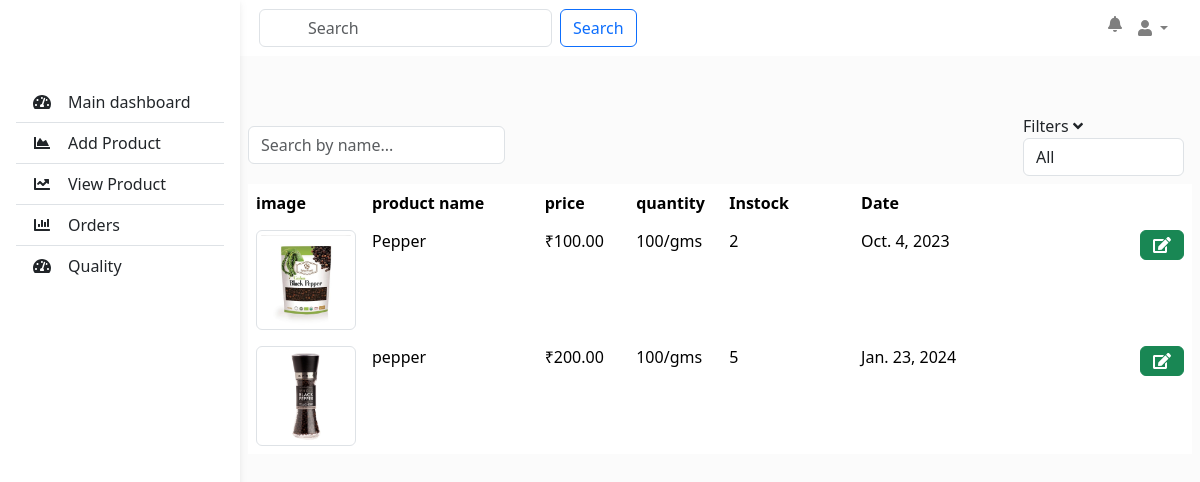
The app's page /seller_product_listing/ (signed in), older data.
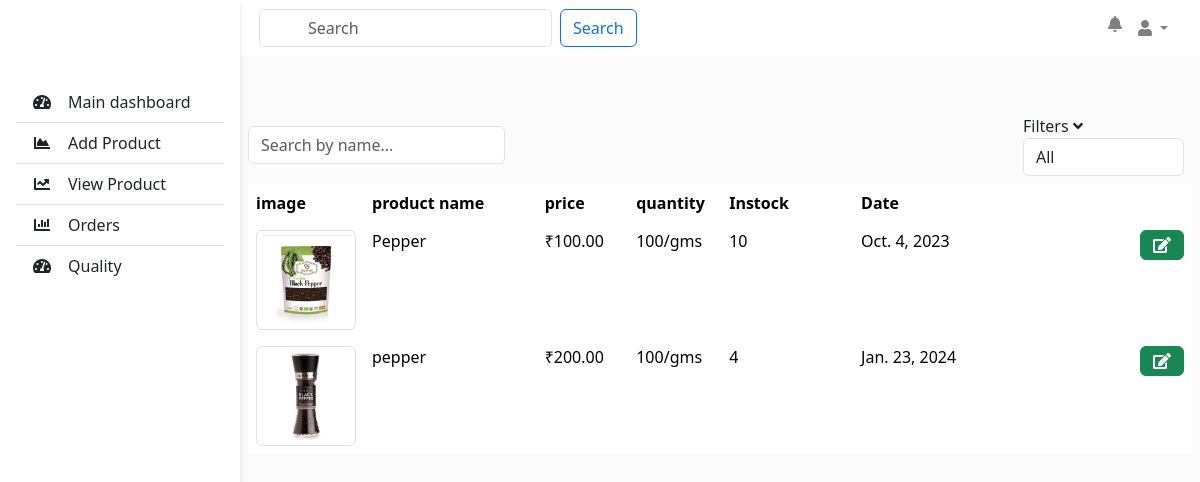
The same page, newer data.
### storeapp/models.py (models this page shows, shortened)
class Product(models.Model):
    product_name = models.CharField(max_length=255,null=True)
    description = models.TextField()
    image = models.ImageField(upload_to='products/', null=True, blank=True)
    quantity_value = models.PositiveIntegerField(default=100,null=True)
    quantity_prefix = models.CharField(max_length=10, choices=[('gms', 'gms'), ('kg', 'kg')], default='gms')
    stock = models.PositiveIntegerField(default=1,null=True)
    price = models.DecimalField(max_digits=10, decimal_places=2,null=True)
    date_added = models.DateField(default=timezone.now)
    brand_name = models.CharField(max_length=255, default="",null=True)
    seller = models.ForeignKey(CustomUser, on_delete=models.CASCADE, null=True, blank=True)
    batch_no=models.CharField(max_length=10,default="",null=True)
    average_rating = models.FloatField(default=0.0)
    STATUS_CHOICES = [
        ('In Stock', 'In Stock'),
        ('Out of Stock', 'Out of Stock'),
    ]
    status = models.CharField(max_length=15, choices=STATUS_CHOICES, default='In Stock')
    category = models.CharField(max_length=100, null=True)
    subcategory = models.CharField(max_length=100, null=True)

### storeapp/views.py (the view)
# urls.py: path('seller_product_listing/', views.seller_product_listing, name='seller_product_listing'),
@login_required(login_url='loginredirect')
def seller_product_listing(request):
    if request.user.is_seller:
        current_seller = request.user
        seller_products = Product.objects.filter(seller=current_seller)
        context = {
            'seller_products': seller_products
        }
        return render(request, 'product_list.html', context)
    else:
        return redirect('seller_register')

### template/product_list.html (shortened to what the changed rows need)
<html>
<head>
<link rel="stylesheet" href="https://maxcdn.bootstrapcdn.com/bootstrap/4.5.2/css/bootstrap.min.css">
        <link href="https://cdn.jsdelivr.net/npm/bootstrap@5.3.2/dist/css/bootstrap.min.css" rel="stylesheet">
        <link rel="stylesheet" href="https://cdn.jsdelivr.net/npm/bootstrap-icons@1.11.1/font/bootstrap-icons.css">
    </head>
  <main style="margin-top: 58px">
    <div class="container mt-5 px-2">
        <div class="table-responsive">
            <table class="table table-responsive table-borderless">
                <thead>
                    <tr class="bg-light">
                        <th scope="col" width="5%">image</th>
                        <th scope="col" width="20%">product name</th>
                        <th scope="col" width="10%">price</th>
                        <th scope="col" width="10%">quantity</th>
                        <th scope="col" width="15%">Instock</th>
                        <th scope="col" width="15%">Date</th>
                        <th scope="col" class="text-end" width="30%"></th>
                    </tr>
                </thead>
                <tbody>
                    {% for product in seller_products %}
                    <tr>
                        <td>
                            <img src="{{ product.image.url }}" alt="{{ product.product_name }}" class="img-thumbnail" style="max-width: 100px;">
                        </td>
                        <td class="product-name">{{ product.product_name }}</td>
                        <td class="price">₹{{ product.price }}</td>
                        <td class="quantity"> {{ product.quantity_value }}/{{product.quantity_prefix}}</td>
                        <td class="stock">{{ product.stock }}</td>
                        <td class="date">{{ product.date_added }}</td>
                        <td class="text-end">
                            <a href={% url "update_product" product.id %}><button type="button" class="btn btn-success"><i class="fas fa-edit"></i></button></a>
                        </td>
                    </tr>
                    {% endfor %}
                </tbody>
            </table>
        </div>
    </div>
</main>
    <link rel="stylesheet" type="text/css" href="https://cdn.datatables.net/1.11.10/css/jquery.dataTables.css">
  </html>

Row changes from the older to the newer data that the page shows:
changed Product "Pepper": stock "2" → "10"
changed Product "pepper": stock "5" → "4"
